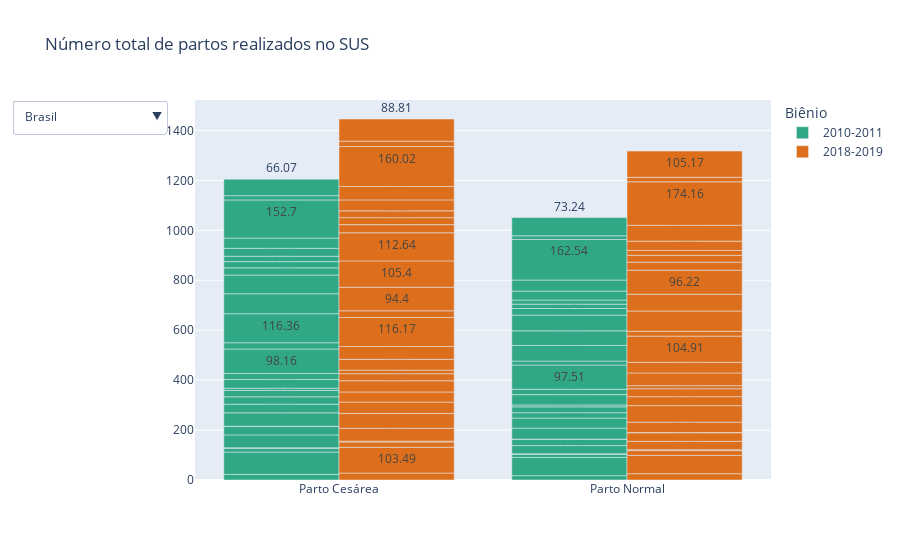

Source (notebook cell):
### Markdown cell above
### UF

### Code cell
df_critic_uf = critic(
  select_and_group(df_proc_bienio, df_locs, cols_critic, loc='nome_uf'),
  critic_level=1)
fig_critic_uf = fig_count_partos(df_critic_uf)
fig_critic_uf.show()

### Figure 1 — Plotly figure (JSON) as saved in the notebook; plotly's stock layout.template omitted (floating-point values rounded to 4 significant figures)
{"data": [{"marker": {"color": "#31A885"}, "name": "2010-2011", "text": [22.26, 17.41, 89.61, 73.05, 14.74, 12.65, 2.51, 2.13, 51.56, 32.58, 34.6, 26.15, 0.07, 0.08, 53.63, 43.79, 34.7, 40.26, 29.54, 21.51, 25.86, 23.49, 8.77, 7.75, 34.94, 41.17, 23.69, 21.16, 98.16, 97.51, 25.09, 15.65, 116.4, 62.39, 80.04, 58.9, 74.86, 62.91, 28.86, 26.4, 24.93, 17.43, 21.45, 16.62, 31.75, 35.78, 41.14, 44.1, 152.7, 162.5, 17.06, 14.62, 66.07, 73.24], "textposition": "auto", "type": "bar", "x": ["Parto Cesárea", "Parto Normal", "Parto Cesárea", "Parto Normal", "Parto Cesárea", "Parto Normal", "Parto Cesárea", "Parto Normal", "Parto Cesárea", "Parto Normal", "Parto Cesárea", "Parto Normal", "Parto Cesárea", "Parto Normal", "Parto Cesárea", "Parto Normal", "Parto Cesárea", "Parto Normal", "Parto Cesárea", "Parto Normal", "Parto Cesárea", "Parto Normal", "Parto Cesárea", "Parto Normal", "Parto Cesárea", "Parto Normal", "Parto Cesárea", "Parto Normal", "Parto Cesárea", "Parto Normal", "Parto Cesárea", "Parto Normal", "Parto Cesárea", "Parto Normal", "Parto Cesárea", "Parto Normal", "Parto Cesárea", "Parto Normal", "Parto Cesárea", "Parto Normal", "Parto Cesárea", "Parto Normal", "Parto Cesárea", "Parto Normal", "Parto Cesárea", "Parto Normal", "Parto Cesárea", "Parto Normal", "Parto Cesárea", "Parto Normal", "Parto Cesárea", "Parto Normal", "Parto Cesárea", "Parto Normal"], "y": [22.26, 17.41, 89.61, 73.05, 14.74, 12.65, 2.51, 2.13, 51.56, 32.58, 34.6, 26.15, 0.07, 0.08, 53.63, 43.79, 34.7, 40.26, 29.54, 21.51, 25.86, 23.49, 8.77, 7.75, 34.94, 41.17, 23.69, 21.16, 98.16, 97.51, 25.09, 15.65, 116.4, 62.39, 80.04, 58.9, 74.86, 62.91, 28.86, 26.4, 24.93, 17.43, 21.45, 16.62, 31.75, 35.78, 41.14, 44.1, 152.7, 162.5, 17.06, 14.62, 66.07, 73.24]}, {"marker": {"color": "#DD6F1C"}, "name": "2018-2019", "text": [27.78, 25.11, 103.5, 73.44, 21.05, 19.19, 3.27, 3.46, 51.68, 33.71, 58.95, 34.58, 0.55, 0.44, 45.34, 41.74, 40.5, 66.22, 44.83, 35.93, 28.4, 31.7, 14.17, 12.25, 43.24, 51.09, 51.6, 42.57, 116.2, 104.9, 26.75, 19.38, 94.4, 81.22, 105.4, 67.12, 112.6, 96.22, 32.72, 32.25, 27.89, 27.47, 27.16, 19.64, 43.88, 37.16, 53.87, 63.39, 160.0, 174.2, 21.42, 18.01, 88.81, 105.2], "textposition": "auto", "type": "bar", "x": ["Parto Cesárea", "Parto Normal", "Parto Cesárea", "Parto Normal", "Parto Cesárea", "Parto Normal", "Parto Cesárea", "Parto Normal", "Parto Cesárea", "Parto Normal", "Parto Cesárea", "Parto Normal", "Parto Cesárea", "Parto Normal", "Parto Cesárea", "Parto Normal", "Parto Cesárea", "Parto Normal", "Parto Cesárea", "Parto Normal", "Parto Cesárea", "Parto Normal", "Parto Cesárea", "Parto Normal", "Parto Cesárea", "Parto Normal", "Parto Cesárea", "Parto Normal", "Parto Cesárea", "Parto Normal", "Parto Cesárea", "Parto Normal", "Parto Cesárea", "Parto Normal", "Parto Cesárea", "Parto Normal", "Parto Cesárea", "Parto Normal", "Parto Cesárea", "Parto Normal", "Parto Cesárea", "Parto Normal", "Parto Cesárea", "Parto Normal", "Parto Cesárea", "Parto Normal", "Parto Cesárea", "Parto Normal", "Parto Cesárea", "Parto Normal", "Parto Cesárea", "Parto Normal", "Parto Cesárea", "Parto Normal"], "y": [27.78, 25.11, 103.5, 73.44, 21.05, 19.19, 3.27, 3.46, 51.68, 33.71, 58.95, 34.58, 0.55, 0.44, 45.34, 41.74, 40.5, 66.22, 44.83, 35.93, 28.4, 31.7, 14.17, 12.25, 43.24, 51.09, 51.6, 42.57, 116.2, 104.9, 26.75, 19.38, 94.4, 81.22, 105.4, 67.12, 112.6, 96.22, 32.72, 32.25, 27.89, 27.47, 27.16, 19.64, 43.88, 37.16, 53.87, 63.39, 160.0, 174.2, 21.42, 18.01, 88.81, 105.2]}], "layout": {"legend": {"title": {"text": "Biênio"}}, "title": {"text": "Número total de partos realizados no SUS"}, "updatemenus": [{"buttons": [{"args": [{"y": [[22.26, 17.41, 89.61, 73.05, 14.74, 12.65, 2.51, 2.13, 51.56, 32.58, 34.6, 26.15, 0.07, 0.08, 53.63, 43.79, 34.7, 40.26, 29.54, 21.51, 25.86, 23.49, 8.77, 7.75, 34.94, 41.17, 23.69, 21.16, 98.16, 97.51, 25.09, 15.65, 116.4, 62.39, 80.04, 58.9, 74.86, 62.91, 28.86, 26.4, 24.93, 17.43, 21.45, 16.62, 31.75, 35.78, 41.14, 44.1, 152.7, 162.5, 17.06, 14.62, 66.07, 73.24], [27.78, 25.11, 103.5, 73.44, 21.05, 19.19, 3.27, 3.46, 51.68, 33.71, 58.95, 34.58, 0.55, 0.44, 45.34, 41.74, 40.5, 66.22, 44.83, 35.93, 28.4, 31.7, 14.17, 12.25, 43.24, 51.09, 51.6, 42.57, 116.2, 104.9, 26.75, 19.38, 94.4, 81.22, 105.4, 67.12, 112.6, 96.22, 32.72, 32.25, 27.89, 27.47, 27.16, 19.64, 43.88, 37.16, 53.87, 63.39, 160.0, 174.2, 21.42, 18.01, 88.81, 105.2]]}], "label": "Brasil", "method": "update"}, {"args": [{"y": [[22.26, 17.41], [27.78, 25.11]]}], "label": "Acre", "method": "update"}, {"args": [{"y": [[89.61, 73.05], [103.5, 73.44]]}], "label": "Alagoas", "method": "update"}, {"args": [{"y": [[14.74, 12.65], [21.05, 19.19]]}], "label": "Amapá", "method": "update"}, {"args": [{"y": [[2.51, 2.13], [3.27, 3.46]]}], "label": "Amazonas", "method": "update"}, {"args": [{"y": [[51.56, 32.58], [51.68, 33.71]]}], "label": "Bahia", "method": "update"}, {"args": [{"y": [[34.6, 26.15], [58.95, 34.58]]}], "label": "Ceará", "method": "update"}, {"args": [{"y": [[0.07, 0.08], [0.55, 0.44]]}], "label": "Distrito Federal", "method": "update"}, {"args": [{"y": [[53.63, 43.79], [45.34, 41.74]]}], "label": "Espírito Santo", "method": "update"}, {"args": [{"y": [[34.7, 40.26], [40.5, 66.22]]}], "label": "Goiás", "method": "update"}, {"args": [{"y": [[29.54, 21.51], [44.83, 35.93]]}], "label": "Maranhão", "method": "update"}, {"args": [{"y": [[25.86, 23.49], [28.4, 31.7]]}], "label": "Mato Grosso", "method": "update"}, {"args": [{"y": [[8.77, 7.75], [14.17, 12.25]]}], "label": "Mato Grosso do Sul", "method": "update"}, {"args": [{"y": [[34.94, 41.17], [43.24, 51.09]]}], "label": "Minas Gerais", "method": "update"}, {"args": [{"y": [[23.69, 21.16], [51.6, 42.57]]}], "label": "Paraná", "method": "update"}, {"args": [{"y": [[98.16, 97.51], [116.2, 104.9]]}], "label": "Paraíba", "method": "update"}, {"args": [{"y": [[25.09, 15.65], [26.75, 19.38]]}], "label": "Pará", "method": "update"}, {"args": [{"y": [[116.4, 62.39], [94.4, 81.22]]}], "label": "Pernambuco", "method": "update"}, {"args": [{"y": [[80.04, 58.9], [105.4, 67.12]]}], "label": "Piauí", "method": "update"}, {"args": [{"y": [[74.86, 62.91], [112.6, 96.22]]}], "label": "Rio Grande do Norte", "method": "update"}, {"args": [{"y": [[28.86, 26.4], [32.72, 32.25]]}], "label": "Rio Grande do Sul", "method": "update"}, {"args": [{"y": [[24.93, 17.43], [27.89, 27.47]]}], "label": "Rio de Janeiro", "method": "update"}, {"args": [{"y": [[21.45, 16.62], [27.16, 19.64]]}], "label": "Rondônia", "method": "update"}, {"args": [{"y": [[31.75, 35.78], [43.88, 37.16]]}], "label": "Roraima", "method": "update"}, {"args": [{"y": [[41.14, 44.1], [53.87, 63.39]]}], "label": "Santa Catarina", "method": "update"}, {"args": [{"y": [[152.7, 162.5], [160.0, 174.2]]}], "label": "Sergipe", "method": "update"}, {"args": [{"y": [[17.06, 14.62], [21.42, 18.01]]}], "label": "São Paulo", "method": "update"}, {"args": [{"y": [[66.07, 73.24], [88.81, 105.2]]}], "label": "Tocantins", "method": "update"}], "direction": "down", "showactive": true}]}}
